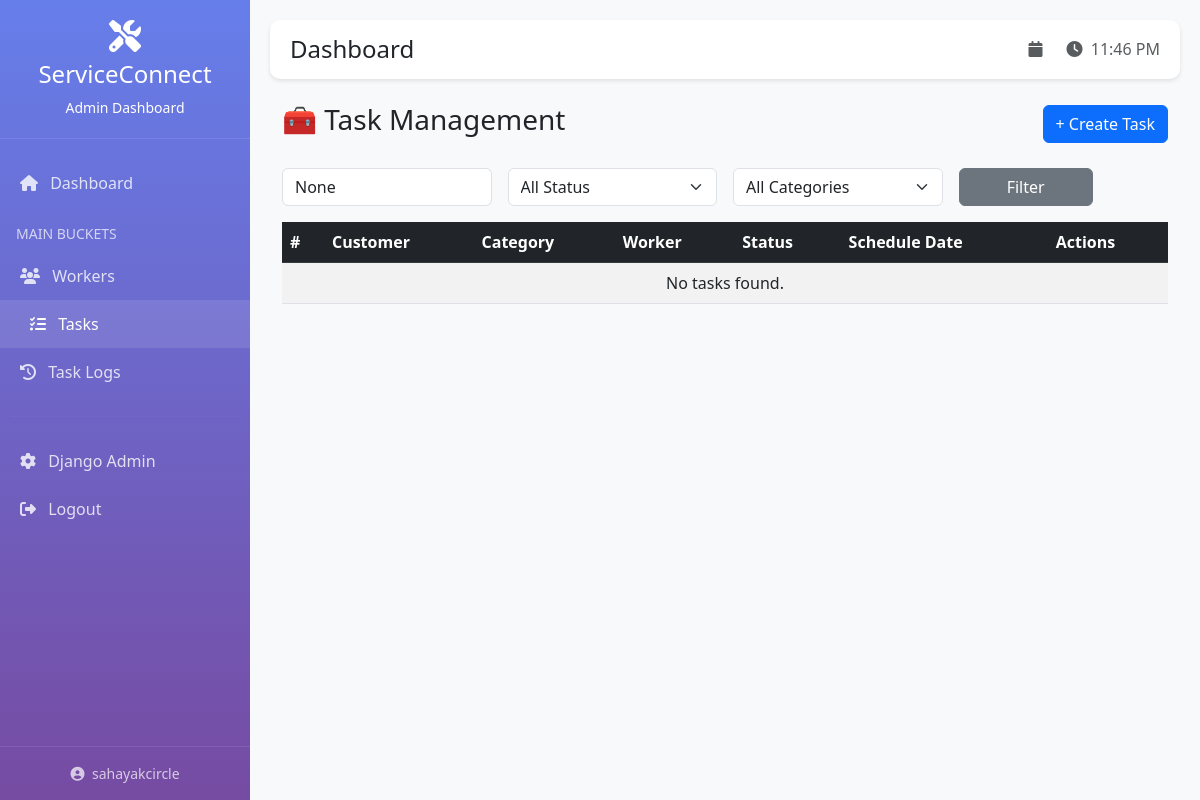
The page /dashboard/tasks/ (signed in) on the database as committed earlier.
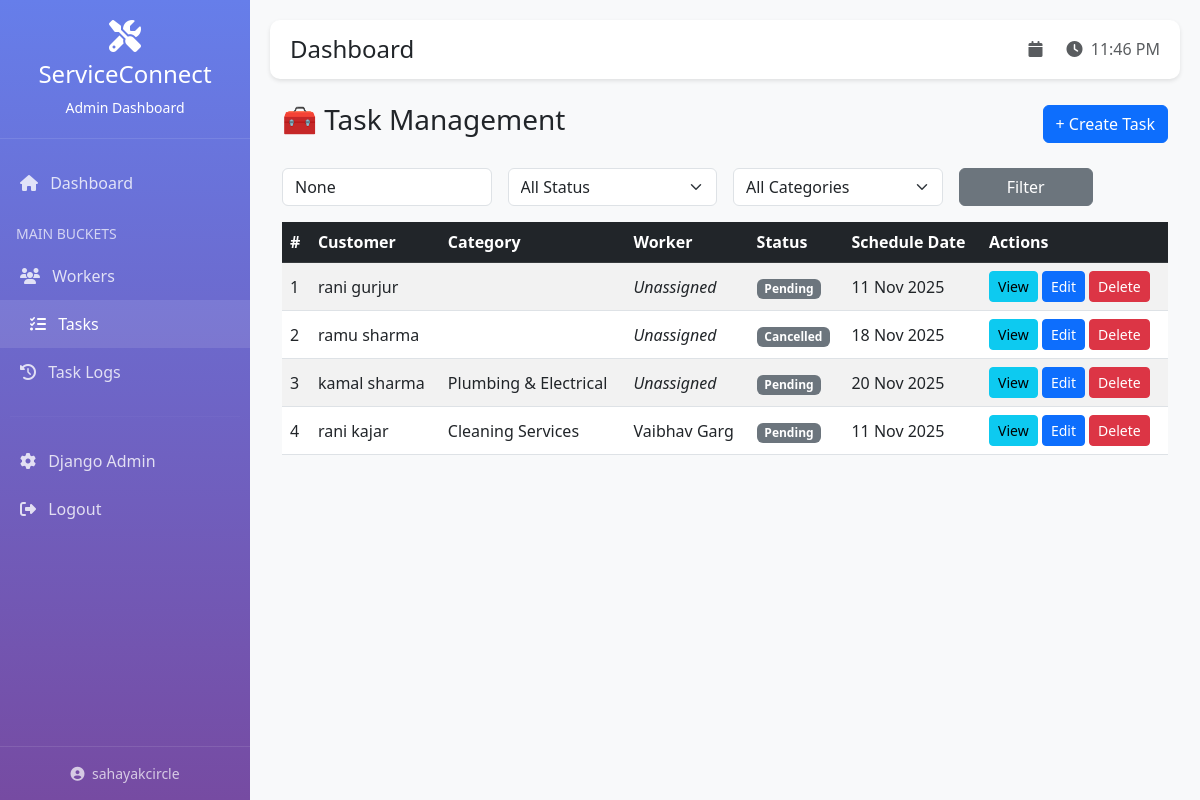
The same page on the database as committed later.
### apps/tasks/models.py (models this page shows, shortened)
class Task(models.Model):
    id = models.CharField(
        primary_key=True,
        max_length=25,
        editable=False,
        unique=True
    )
    STATUS_CHOICES = (
        ('pending', 'Pending'),
        ('scheduled', 'Scheduled'),
        ('active', 'Active'),
        ('completed', 'Completed'),
        ('cancelled', 'Cancelled'),
    )
    cust_name = models.CharField(max_length=200)
    cust_phone = models.CharField(max_length=15)
    cust_whatsapp = models.CharField(max_length=15, blank=True, null=True)
    cust_location = models.TextField()
    pincode = models.CharField(max_length=10)
    location = models.ForeignKey(
        Location,
        on_delete=models.SET_NULL,
        null=True,
        blank=True,
        related_name='tasks'
    )
    requirement = models.ForeignKey(
        Requirement,
        on_delete=models.SET_NULL,
        null=True,
        blank=True,
        related_name='tasks'
    )
    category = models.ForeignKey(
        Category,
        on_delete=models.SET_NULL,
        null=True,
        related_name='tasks'
    )
    subcategories = models.ManyToManyField(
        Category,
        blank=True,
        related_name='task_subcategories'
    )
    additional_info = models.TextField(blank=True, null=True)
    task_image = models.ImageField(upload_to='tasks/', blank=True, null=True)
    worker = models.ForeignKey(
        Worker,
        on_delete=models.SET_NULL,
        null=True,
        blank=True,
        related_name='assigned_tasks'
    )
    worker_name = models.CharField(max_length=200, blank=True, null=True)
    worker_phone = models.CharField(max_length=20, blank=True, null=True)
    worker_category = models.CharField(max_length=200, blank=True, null=True)
    schedule_date = models.DateTimeField(null=True, blank=True)
    day_service_done = models.DateField(null=True, blank=True)
    status = models.CharField(max_length=20, choices=STATUS_CHOICES, default='pending')
    payment_received_amt = models.DecimalField(max_digits=10, decimal_places=2, default=0)
    feedback = models.TextField(blank=True, null=True)
    rating = models.DecimalField(max_digits=3, decimal_places=2, null=True, blank=True)
    created_at = models.DateTimeField(auto_now_add=True)
    updated_at = models.DateTimeField(auto_now=True)
    class Meta:
        db_table = 'tasks'
        ordering = ['-created_at']

### apps/categories/models.py (models this page shows, shortened)
class Category(models.Model):
    id = models.CharField(
        primary_key=True,
        max_length=25,
        editable=False,
        unique=True
    )
    name = models.CharField(max_length=200)
    code = models.CharField(max_length=50, unique=True)
    category_type = models.CharField(
        max_length=20,
        choices=(('primary', 'Primary Category'), ('subcategory', 'Subcategory')),
        default='primary'
    )
    priority = models.IntegerField(default=0)
    parent = models.ForeignKey(
        'self',
        on_delete=models.CASCADE,
        null=True,
        blank=True,
        related_name='subcategories',
        limit_choices_to={'category_type': 'primary'}
    )
    created_at = models.DateTimeField(auto_now_add=True)
    updated_at = models.DateTimeField(auto_now=True)
    class Meta:
        db_table = 'categories'
        ordering = ['priority', 'name']

### apps/workers/models.py (models this page shows, shortened)
class Worker(models.Model):
    id = models.CharField(
        primary_key=True,
        max_length=25,     # safe for 20-char IDs
        editable=False,
        unique=True
    )
    VERIFICATION_STATUS = (
        ('verified', 'Verified'),
        ('rejected', 'Rejected'),
        ('under_review', 'Under Review'),
        ('pending', 'Pending'),
    )
    name = models.CharField(max_length=200)
    phone = models.CharField(max_length=15)
    whatsapp_no = models.CharField(max_length=15, blank=True, null=True)
    age = models.IntegerField(blank=True, null=True)
    aadhar_no = models.CharField(max_length=12, unique=True, blank=True, null=True)
    primary_category = models.ForeignKey(
        Category,
        on_delete=models.SET_NULL,
        null=True,
        related_name='primary_workers'
    )
    secondary_categories = models.ManyToManyField(
        Category,
        blank=True,
        related_name='secondary_workers'
    )
    location = models.ForeignKey(
        Location,
        on_delete=models.SET_NULL,
        null=True,
        blank=True
    )
    geo_location_link = models.URLField(blank=True, null=True)
    last_working_at = models.DateTimeField(blank=True, null=True)
    task_id_lst = models.TextField(blank=True, null=True)
    busy_dates = models.TextField(blank=True, null=True)
    ranking_score = models.DecimalField(max_digits=5, decimal_places=2, default=0)
    verification_status = models.CharField(
        max_length=20,
        choices=VERIFICATION_STATUS,
        default='pending'
    )
    aadhar_img_front = models.ImageField(upload_to='workers/aadhar/', blank=True, null=True)
    aadhar_img_back = models.ImageField(upload_to='workers/aadhar/', blank=True, null=True)
    selfie_img = models.ImageField(upload_to='workers/selfies/', blank=True, null=True)
    created_at = models.DateTimeField(auto_now_add=True)
    updated_at = models.DateTimeField(auto_now=True)
    class Meta:
        db_table = 'workers'
        ordering = ['-ranking_score', 'name']

### apps/dashboard/views.py (the view)
# urls.py: path("tasks/", views.task_list, name="task_list"),
@login_required(login_url='dashboard:login')
def task_list(request):
    tasks = Task.objects.all().select_related('category', 'worker')
    status = request.GET.get('status')
    category = request.GET.get('category')
    search = request.GET.get('search')
    date_from = request.GET.get('date_from')
    date_to = request.GET.get('date_to')
    if status:
        tasks = tasks.filter(status=status)
    if category:
        tasks = tasks.filter(category_id=category)
    if search:
        tasks = tasks.filter(
            Q(cust_name__icontains=search) |
            Q(cust_phone__icontains=search)
        )
    if date_from:
        tasks = tasks.filter(schedule_date__gte=date_from)
    if date_to:
        tasks = tasks.filter(schedule_date__lte=date_to)
    tasks = tasks.order_by('-created_at')
    categories = Category.objects.filter(category_type='primary')
    context = {
        'tasks': tasks,
        'categories': categories,
        'selected_status': status,
        'selected_category': category,
        'search_query': search,
    }
    return render(request, 'dashboard/task_list.html', context)

### templates/dashboard/task_list.html (shortened to what this page needs)
{% extends 'dashboard/base.html' %}
{% block content %}
<div class="container mt-4">
  <div class="d-flex justify-content-between align-items-center mb-4">
    <h3>🧰 Task Management</h3>
    <button class="btn btn-primary" data-bs-toggle="modal" data-bs-target="#createTaskModal">
      + Create Task
    </button>
  </div>
  <form method="get" class="row g-3 mb-3">
    <div class="col-md-3">
      <input type="text" name="search" class="form-control" value="{{ search_query }}" placeholder="Search by name or phone">
    </div>
    <div class="col-md-3">
      <select name="status" class="form-select">
        <option value="">All Status</option>
      </select>
    </div>
    <div class="col-md-3">
      <select name="category" class="form-select">
        <option value="">All Categories</option>
      </select>
    </div>
    <div class="col-md-2"><button class="btn btn-secondary w-100">Filter</button></div>
  </form>
  <table class="table table-striped table-hover align-middle">
    <thead class="table-dark">
      <tr>
        <th>#</th>
        <th>Customer</th>
        <th>Category</th>
        <th>Worker</th>
        <th>Status</th>
        <th>Schedule Date</th>
        <th>Actions</th>
      </tr>
    </thead>
    <tbody>
      {% for t in tasks %}
      <tr>
        <td>{{ forloop.counter }}</td>
        <td>{{ t.cust_name }}<br></td>
        <td>{{ t.category.name }}</td>
        <td>{% if t.worker %}{{ t.worker.name }}{% else %}<em>Unassigned</em>{% endif %}</td>
        <td>
          <span class="badge {% if t.status == 'completed' %}bg-success{% elif t.status == 'active' %}bg-warning{% else %}bg-secondary{% endif %}">
            {{ t.status|title }}
          </span>
        </td>
        <td>{{ t.schedule_date|date:"d M Y" }}</td>
        <td>
        <a href="{% url 'dashboard:task_detail' t.id %}" class="btn btn-sm btn-info">View</a>
        <button class="btn btn-sm btn-primary" onclick="openEditTaskModal('{{ t.id }}')">
          Edit
        </button>
        <button class="btn btn-sm btn-danger" onclick="confirmDelete('{{ t.id }}')">
          Delete
        </button>
      </td>
      </tr>
      {% empty %}
      <tr><td colspan="7" class="text-center">No tasks found.</td></tr>
      {% endfor %}
    </tbody>
  </table>
</div>
{% endblock %}

Rows that differ between the two databases and show on the page:
added Task: cust_name "rani gurjur", shows "Unassigned", status "Pending", schedule_date "11 Nov 2025"
added Task: cust_name "ramu sharma", shows "Unassigned", status "Cancelled", schedule_date "18 Nov 2025"
added Task: cust_name "kamal sharma", category.name "Plumbing & Electrical", shows "Unassigned", status "Pending", schedule_date "20 Nov 2025"
added Task: cust_name "rani kajar", category.name "Cleaning Services", worker.name "Vaibhav Garg", status "Pending", schedule_date "11 Nov 2025"
Other text that changed with them:
text no longer shown: "No tasks found."
